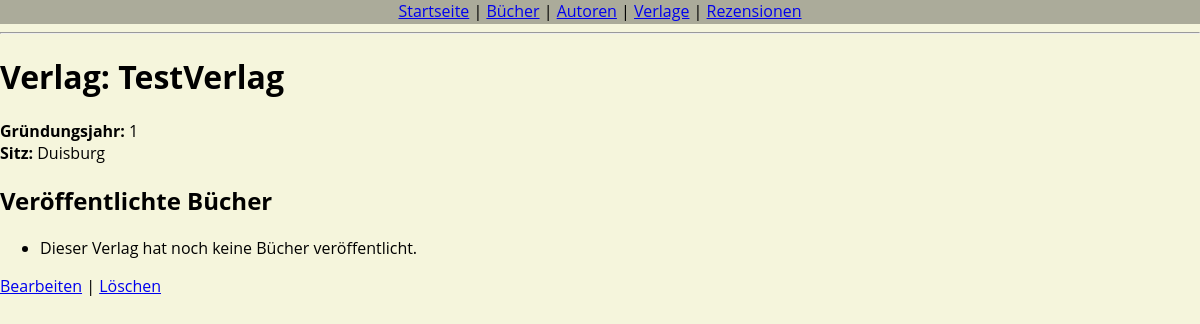
/publishers/1/, run on an earlier commit of the app's database.
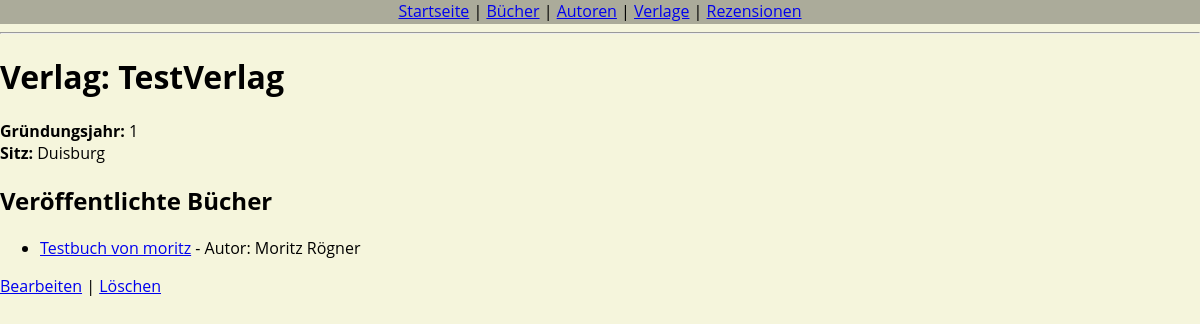
And on a later commit of the database.
### library/models.py (models this page shows, shortened)
class BookItem(models.Model):
    Titel = models.CharField(max_length=200)
    Author = models.ForeignKey(Author, on_delete=models.SET_NULL, null=True, blank=True)
    Veröffentlichungsdatum = models.DateField(default=date.today)
    Publisher = models.ForeignKey(Publisher, on_delete=models.CASCADE, null=True, blank=True)
    Genre = models.CharField(max_length=100, blank=True)
    Beschreibung = models.TextField(blank=True)

class Author(models.Model):
    Vorname = models.CharField(max_length=100)
    Nachname = models.CharField(max_length=100)
    Geburtsdatum = models.DateField(null=True, blank=True)
    Biografie = models.TextField(blank=True)
    def __str__(self):
        return f"{self.Vorname} {self.Nachname}"

### library/views.py (the view)
# urls.py: path("publishers/<int:pk>/", views.PublisherDetailView.as_view(), name="publisher_detail"),
class PublisherDetailView(DetailView):
    model = Publisher
    template_name = "library/publisher/publisher_detail.html"
    context_object_name = "publisher"

### library/templates/library/publisher/publisher_detail.html
{% extends "library/base.html" %}
{% block content %}
  <h1>Verlag: {{ publisher.Name }}</h1>
  <p>
    <strong>Gründungsjahr:</strong> {{ publisher.Gründungsjahr }}<br>
    <strong>Sitz:</strong> {{ publisher.Sitz }}
  </p>
  <h2>Veröffentlichte Bücher</h2>
  <ul>
    {% for book in publisher.bookitem_set.all %}
      <li>
        <a href="{% url 'book_detail' book.pk %}">{{ book.Titel }}</a>
        - Autor: {{ book.Author }}
      </li>
    {% empty %}
      <li>Dieser Verlag hat noch keine Bücher veröffentlicht.</li>
    {% endfor %}
  </ul>
  <p>
    <a href="{% url 'publisher_update' publisher.pk %}">Bearbeiten</a> |
    <a href="{% url 'publisher_delete' publisher.pk %}">Löschen</a>
  </p>
{% endblock %}

What changed in the data, as far as the page shows it:
now on this page (row edited): BookItem: Titel "Testbuch von moritz", Author "Moritz Rögner"
Also different on the page:
text no longer shown: "Dieser Verlag hat noch keine Bücher veröffentlicht."
